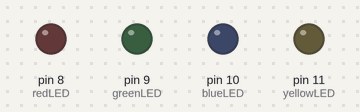
Bench run of a sketch on a simulated Arduino Uno, built with avr-gcc and run on an emulated ATmega328P. Parts: output pins drawn as LEDs (lit = HIGH).

Above: at 0.2 s.
At 1.2 s:
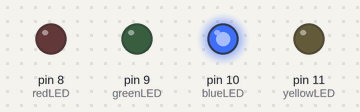
At 2.2 s:
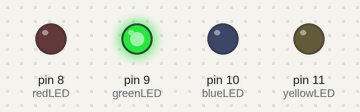
At 4.2 s:
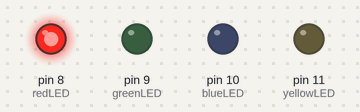
At 6.2 s:
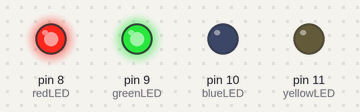
At 8.2 s:
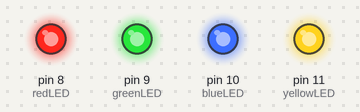
Timing chart, 0 to 11.7 s (numbered marks = the images above):
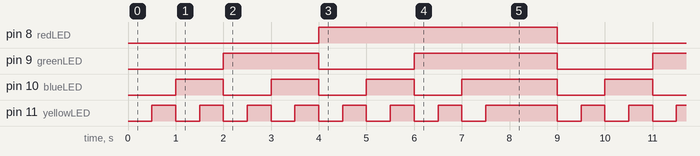

Measured:
- by itself, pin 8 (redLED): alternates HIGH for 5.0 s and LOW for 4.0 s
- by itself, pin 9 (greenLED): repeats every 9.0 s: LOW 2.0 s, HIGH 3.0 s, LOW 2.0 s, HIGH 2.0 s
- by itself, pin 10 (blueLED): repeats every 9.0 s: 2 × (LOW 1.0 s, HIGH 1.0 s), LOW 1.0 s, HIGH 2.0 s, LOW 1.0 s, HIGH 1.0 s
- by itself, pin 11 (yellowLED): repeats every 9.0 s: 6 × (LOW 0.50 s, HIGH 0.50 s), LOW 0.50 s, HIGH 1.5 s, LOW 0.50 s, HIGH 0.50 s

The sketch:

binary_led_counter.ino
```cpp
int redLED = 8;
int greenLED = 9;
int blueLED = 10;
int yellowLED = 11;
void setup() {
  // put your setup code here, to run once:
  pinMode(redLED, OUTPUT);
  pinMode(greenLED, OUTPUT);
  pinMode(blueLED, OUTPUT);
  pinMode(yellowLED, OUTPUT);
}

void loop() {
  // put your main code here, to run repeatedly:
  int b;
  int leds[] = {yellowLED, blueLED, greenLED, redLED};
  for (int i = 0; i < 16; i++) {
    clear();

    int num = i;
    for (int i = 0; i < 4; i++) {
      int remainder = num % 2;
      if (remainder == 1) {
        digitalWrite(leds[i], HIGH);
      }
      num /= 2;
    }
    delay(500);

  }
  delay(1000);

}

void clear() {
  digitalWrite(redLED, LOW);
  digitalWrite(greenLED, LOW);
  digitalWrite(blueLED, LOW);
  digitalWrite(yellowLED, LOW);
}
```
